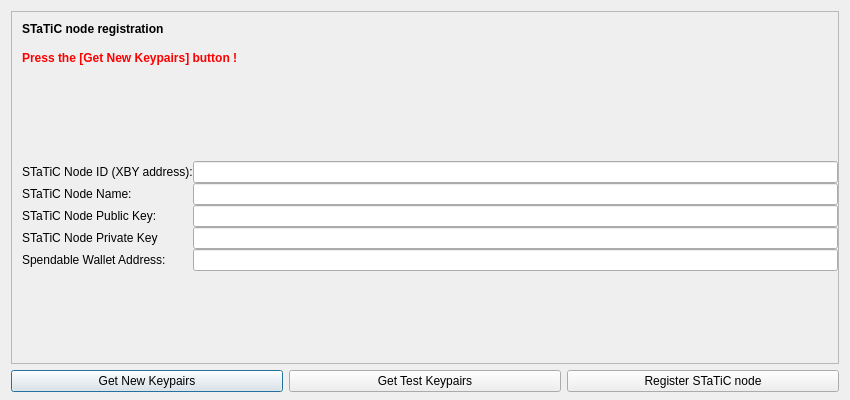
<?xml version="1.0" encoding="UTF-8"?>
<ui version="4.0">
 <class>RegSTaTiCnodeDialog</class>
 <widget class="QDialog" name="RegSTaTiCnodeDialog">
  <property name="geometry">
   <rect>
    <x>0</x>
    <y>0</y>
    <width>850</width>
    <height>400</height>
   </rect>
  </property>
  <property name="windowTitle">
   <string>Registrating STaTiC Node</string>
  </property>
  <layout class="QVBoxLayout" name="verticalLayout" stretch="0,0">
   <property name="bottomMargin">
    <number>8</number>
   </property>
   <item>
    <widget class="QFrame" name="frameSTaTiCnodeControl">
     <property name="sizePolicy">
      <sizepolicy hsizetype="Expanding" vsizetype="Expanding">
       <horstretch>0</horstretch>
       <verstretch>0</verstretch>
      </sizepolicy>
     </property>
     <property name="maximumSize">
      <size>
       <width>16777215</width>
       <height>16777215</height>
      </size>
     </property>
     <property name="frameShape">
      <enum>QFrame::StyledPanel</enum>
     </property>
     <property name="frameShadow">
      <enum>QFrame::Sunken</enum>
     </property>
     <layout class="QVBoxLayout" name="verticalLayoutSTaTiCnodeControl2">
      <property name="spacing">
       <number>6</number>
      </property>
      <property name="leftMargin">
       <number>0</number>
      </property>
      <property name="topMargin">
       <number>0</number>
      </property>
      <property name="rightMargin">
       <number>0</number>
      </property>
      <property name="bottomMargin">
       <number>6</number>
      </property>
      <item>
       <layout class="QVBoxLayout" name="verticalLayoutSTaTiCnodeControl" stretch="0,0,0,0,0">
        <property name="spacing">
         <number>0</number>
        </property>
        <property name="leftMargin">
         <number>10</number>
        </property>
        <property name="topMargin">
         <number>10</number>
        </property>
        <item>
         <layout class="QHBoxLayout" name="horizontalLayoutSTaTiCnodeControl1">
          <property name="bottomMargin">
           <number>15</number>
          </property>
          <item>
           <widget class="QLabel" name="labelRegSTaTiCnodeFeatures">
            <property name="sizePolicy">
             <sizepolicy hsizetype="Preferred" vsizetype="Maximum">
              <horstretch>0</horstretch>
              <verstretch>0</verstretch>
             </sizepolicy>
            </property>
            <property name="font">
             <font>
              <weight>75</weight>
              <bold>true</bold>
             </font>
            </property>
            <property name="styleSheet">
             <string notr="true">font-weight:bold;</string>
            </property>
            <property name="text">
             <string>STaTiC node registration</string>
            </property>
           </widget>
          </item>
         </layout>
        </item>
        <item>
         <layout class="QHBoxLayout" name="horizontalLayoutSTaTiCnodeControl2" stretch="0,0">
          <property name="spacing">
           <number>8</number>
          </property>
          <property name="bottomMargin">
           <number>10</number>
          </property>
          <item>
           <widget class="QLabel" name="labelSTaTiCnodeControlMsgBox">
            <property name="font">
             <font>
              <weight>75</weight>
              <bold>true</bold>
             </font>
            </property>
            <property name="styleSheet">
             <string notr="true">color:red;font-weight:bold;</string>
            </property>
            <property name="text">
             <string>Press the [Get New Keypairs] button !</string>
            </property>
            <property name="margin">
             <number>5</number>
            </property>
           </widget>
          </item>
          <item>
           <spacer name="horizontalSpacerSTaTiCnodeControl">
            <property name="orientation">
             <enum>Qt::Horizontal</enum>
            </property>
            <property name="sizeHint" stdset="0">
             <size>
              <width>40</width>
              <height>1</height>
             </size>
            </property>
           </spacer>
          </item>
         </layout>
        </item>
        <item>
         <widget class="QWidget" name="widgetSTaTiCnodeControl" native="true">
          <property name="sizePolicy">
           <sizepolicy hsizetype="Preferred" vsizetype="Preferred">
            <horstretch>0</horstretch>
            <verstretch>0</verstretch>
           </sizepolicy>
          </property>
          <property name="minimumSize">
           <size>
            <width>0</width>
            <height>0</height>
           </size>
          </property>
          <property name="styleSheet">
           <string notr="true"/>
          </property>
          <layout class="QHBoxLayout" name="horizontalLayoutSTaTiCnodeControl5">
           <property name="leftMargin">
            <number>0</number>
           </property>
           <property name="topMargin">
            <number>0</number>
           </property>
           <property name="rightMargin">
            <number>0</number>
           </property>
           <property name="bottomMargin">
            <number>0</number>
           </property>
           <item>
            <spacer name="verticalSpacer">
             <property name="orientation">
              <enum>Qt::Vertical</enum>
             </property>
             <property name="sizeHint" stdset="0">
              <size>
               <width>20</width>
               <height>40</height>
              </size>
             </property>
            </spacer>
           </item>
          </layout>
         </widget>
        </item>
        <item>
         <layout class="QFormLayout" name="formLayout">
        <property name="fieldGrowthPolicy">
         <enum>QFormLayout::AllNonFixedFieldsGrow</enum>
        </property>         
          <item row="0" column="0">
           <widget class="QLabel" name="sTaTiCNodeIDLabel">
            <property name="text">
             <string>STaTiC Node ID (XBY address):</string>
            </property>
           </widget>
          </item>
          <item row="0" column="1">
           <widget class="QLineEdit" name="sTaTiCNodeIDLineEdit"/>
          </item>
          <item row="1" column="0">
           <widget class="QLabel" name="sTaTiCNodeNameLabel">
            <property name="text">
             <string>STaTiC Node Name:</string>
            </property>
           </widget>
          </item>
          <item row="1" column="1">
           <widget class="QLineEdit" name="sTaTiCNodeNameLineEdit"/>
          </item>
          <item row="2" column="0">
           <widget class="QLabel" name="sTaTiCNodePublicKeyLabel">
            <property name="text">
             <string>STaTiC Node Public Key:</string>
            </property>
           </widget>
          </item>
          <item row="2" column="1">
           <widget class="QLineEdit" name="sTaTiCNodePublicKeyLineEdit"/>
          </item>
          <item row="3" column="0">
           <widget class="QLabel" name="sTaTiCNodePrivateKeyLabel">
            <property name="text">
             <string>STaTiC Node Private Key</string>
            </property>
           </widget>
          </item>
          <item row="3" column="1">
           <widget class="QLineEdit" name="sTaTiCNodePrivateKeyLineEdit"/>
          </item>
          <item row="4" column="0">
           <widget class="QLabel" name="spendableWalletAddressLabel">
            <property name="text">
             <string>Spendable Wallet Address:</string>
            </property>
           </widget>
          </item>
          <item row="4" column="1">
           <widget class="QLineEdit" name="spendableWalletAddressLineEdit"/>
          </item>
         </layout>
        </item>
        <item>
         <spacer name="verticalSpacer_2">
          <property name="orientation">
           <enum>Qt::Vertical</enum>
          </property>
          <property name="sizeHint" stdset="0">
           <size>
            <width>20</width>
            <height>40</height>
           </size>
          </property>
         </spacer>
        </item>
       </layout>
      </item>
     </layout>
    </widget>
   </item>
   <item>
    <layout class="QHBoxLayout" name="horizontalLayout">
     <item>
      <widget class="QPushButton" name="pushButtonNewKeyPairs">
       <property name="text">
        <string>Get New Keypairs</string>
       </property>
      </widget>
     </item>
     <item>
      <widget class="QPushButton" name="pushButtonTestKeyPairs">
       <property name="text">
        <string>Get Test Keypairs</string>
       </property>
      </widget>
     </item>
     <item>
      <widget class="QPushButton" name="pushButtonRegSTaTiC">
       <property name="text">
        <string>Register STaTiC node</string>
       </property>
      </widget>
     </item>
    </layout>
   </item>
  </layout>
 </widget>
 <resources>
  <include location="../xtrabytes.qrc"/>
 </resources>
 <connections/>
</ui>
